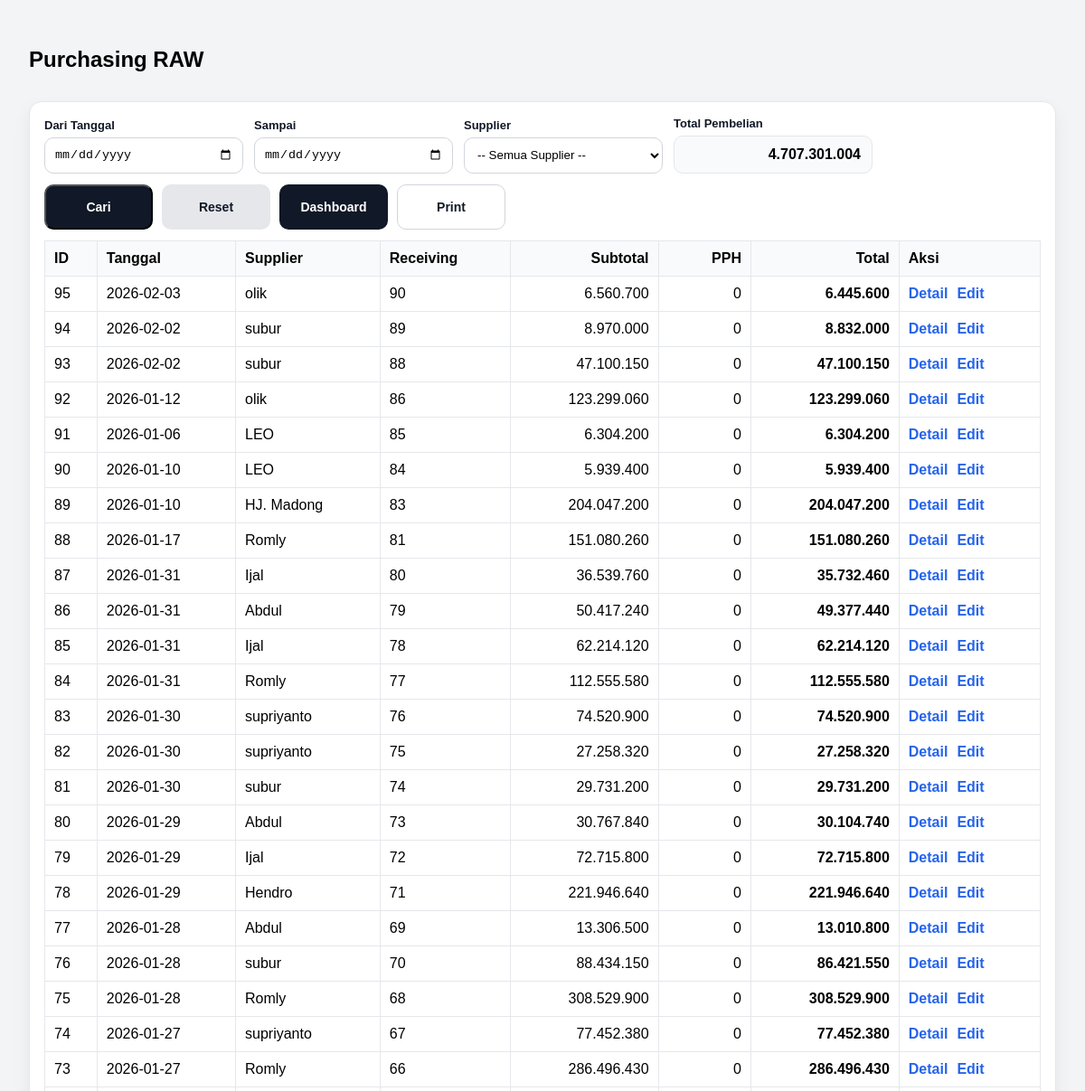
The page /invoice/list (signed in, upper part) on the database as committed earlier.
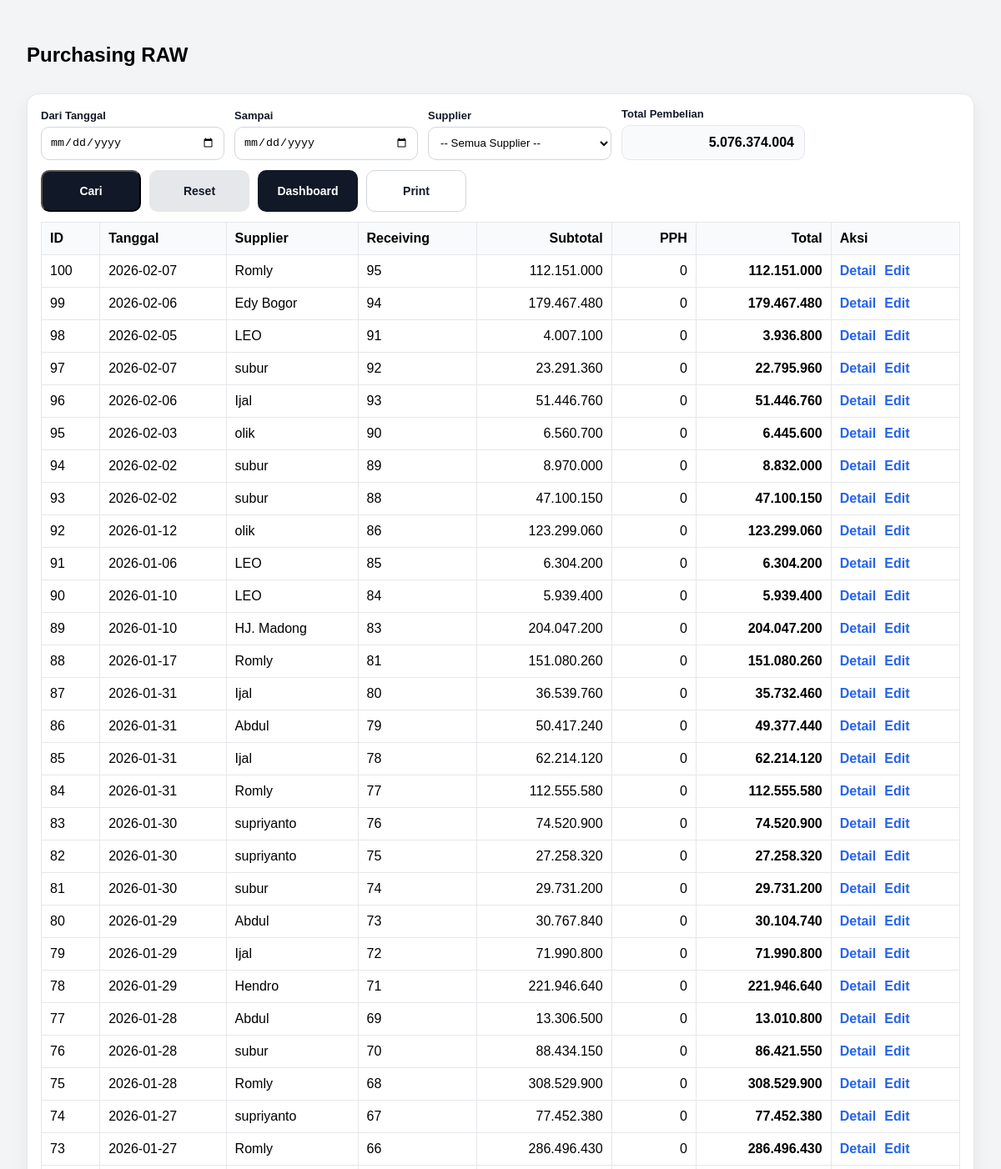
The same page on the database as committed later.
### tables this page shows
CREATE TABLE invoice_header
                (
                    id
                    INTEGER
                    PRIMARY
                    KEY
                    AUTOINCREMENT,
                    receiving_id
                    INTEGER
                    NOT
                    NULL,
                    tanggal
                    TEXT
                    NOT
                    NULL,
                    supplier
                    TEXT
                    NOT
                    NULL,
                    price_points_json
                    TEXT, -- simpan patokan 40/50/60/70 dalam JSON
                    pph_rate
                    REAL
                    DEFAULT
                    0.0025,
                    subtotal
                    REAL
                    DEFAULT
                    0,
                    pph
                    REAL
                    DEFAULT
                    0,
                    total
                    REAL
                    DEFAULT
                    0,
                    created_at
                    TEXT
                    DEFAULT (
                    datetime
                (
                    'now',
                    'localtime'
                )), status TEXT DEFAULT 'ACTIVE', due_date TEXT, payment_type TEXT DEFAULT 'TRANSFER', cash_deduct_per_kg REAL DEFAULT 0, reject_kg REAL DEFAULT 0, reject_price REAL DEFAULT 0, cash_deduct_total REAL DEFAULT 0, reject_total REAL DEFAULT 0, tempo_hari INTEGER DEFAULT 0, total_kg REAL DEFAULT 0, pph_amount REAL DEFAULT 0,
                    FOREIGN KEY
                (
                    receiving_id
                ) REFERENCES receiving_header
                (
                    id
                )
                    );

### app.py (the view)
@app.route("/invoice/list")
def invoice_list():
    if not require_login():
        return redirect(url_for("login"))
    start = (request.args.get("start") or "").strip()
    end = (request.args.get("end") or "").strip()
    supplier_q = (request.args.get("supplier") or "").strip()
    conn = get_conn()
    where = ["status!='VOID'"]
    params = []
    if start and end:
        where.append("tanggal BETWEEN ? AND ?")
        params.extend([start, end])
    elif start:
        where.append("tanggal >= ?")
        params.append(start)
    elif end:
        where.append("tanggal <= ?")
        params.append(end)
    if supplier_q:
        where.append("LOWER(TRIM(supplier)) = ?")
        params.append(supplier_q.lower())
    where_sql = "WHERE " + " AND ".join(where)
    print("INVOICE LIST SQL:", where_sql, "PARAMS:", params)
    rows = conn.execute(f"""
        SELECT id, receiving_id, tanggal, supplier, subtotal, pph, total, status, created_at
        FROM invoice_header
        {where_sql}
        ORDER BY id DESC
        LIMIT 200
    """, params).fetchall()
    total_beli_row = conn.execute(f"""
        SELECT COALESCE(SUM(COALESCE(total,0)),0) AS total_beli
        FROM invoice_header
        {where_sql}
    """, params).fetchone()
    total_beli = float(total_beli_row["total_beli"] or 0)
    conn.close()
    return render_template(
        "invoice_list.html",
        rows=[dict(r) for r in rows],
        start=start,
        end=end,
        supplier=supplier_q,
        total_beli=total_beli
    )

### app.py (called while the page is built)
def require_login() -> bool:
    return bool(session.get("user"))

### db.py (called while the page is built)
def get_conn():
    conn = sqlite3.connect(
        DB_NAME,
        timeout=10,              # tunggu 10 detik sebelum error
        isolation_level=None     # autocommit mode (lebih aman utk web)
    )
    conn.row_factory = sqlite3.Row
    conn.execute("PRAGMA foreign_keys = ON;")
    conn.execute("PRAGMA journal_mode = WAL;")  # penting!
    return conn

### templates/invoice_list.html (shortened to what this page needs)
<!doctype html>
<html lang="id">
<head>
</head>
<body>
  <div class="top">
    <h2>Purchasing RAW</h2>
  </div>
  <div class="card">
   <form method="get" action="/invoice/list" class="filter-row">
  <div class="filter-item">
    <label>Dari Tanggal</label>
    <input type="date" name="start" value="{{ start or '' }}">
  </div>
  <div class="filter-item">
    <label>Sampai</label>
    <input type="date" name="end" value="{{ end or '' }}">
  </div>
  <div class="filter-item">
    <label>Supplier</label>
    <select id="supplier" name="supplier"></select>
  </div>
  <div class="filter-item summary-inline">
    <label>Total Pembelian</label>
    <div class="summary-pill">
      {{ "{:,.0f}".format(total_beli or 0).replace(",", ".") }}
    </div>
  </div>
  <div class="filter-actions">
    <button class="btn btn-secondary" type="submit">Cari</button>
    <a class="btn btn-ghost" href="/invoice/list">Reset</a>
    <a class="btn btn-secondary" href="/dashboard">Dashboard</a>
    <a class="btn btn-outline"
       href="/invoice/list/print?start={{ start or '' }}&end={{ end or '' }}&supplier={{ supplier or '' }}">
      Print
    </a>
  </div>
</form>
    <table>
      <thead>
        <tr>
          <th>ID</th>
          <th>Tanggal</th>
          <th>Supplier</th>
          <th>Receiving</th>
          <th class="right">Subtotal</th>
          <th class="right">PPH</th>
          <th class="right">Total</th>
          <th>Aksi</th>
        </tr>
      </thead>
      <tbody>
        {% for r in rows %}
        <tr>
          <td>{{ r.id }}</td>
          <td>{{ r.tanggal }}</td>
          <td>{{ r.supplier }}</td>
          <td>{{ r.receiving_id }}</td>
          <td class="right">{{ "{:,.0f}".format(r.subtotal or 0).replace(",", ".") }}</td>
          <td class="right">{{ "{:,.0f}".format(r.pph or 0).replace(",", ".") }}</td>
          <td class="right"><b>{{ "{:,.0f}".format(r.total or 0).replace(",", ".") }}</b></td>
          <td>
            <div class="aksi">
              <a href="/invoice/{{ r.id }}">Detail</a>
              <a href="/invoice/edit/{{ r.id }}">Edit</a>
            </div>
          </td>
        </tr>
        {% endfor %}
      </tbody>
    </table>
  </div>
</body>
</html>

Rows that differ between the two databases and show on the page:
added invoice_header: id "100", tanggal "2026-02-07", supplier "Romly", receiving_id "95", subtotal "112.151.000", pph "0", total "112.151.000"
added invoice_header: id "99", tanggal "2026-02-06", supplier "Edy Bogor", receiving_id "94", subtotal "179.467.480", pph "0", total "179.467.480"
added invoice_header: id "98", tanggal "2026-02-05", supplier "LEO", receiving_id "91", subtotal "4.007.100", pph "0", total "3.936.800"
added invoice_header: id "97", tanggal "2026-02-07", supplier "subur", receiving_id "92", subtotal "23.291.360", pph "0", total "22.795.960"
added invoice_header: id "96", tanggal "2026-02-06", supplier "Ijal", receiving_id "93", subtotal "51.446.760", pph "0", total "51.446.760"
changed invoice_header id 79: subtotal "72.715.800" → "71.990.800"; total "72.715.800" → "71.990.800"
Other text that changed with them:
{{ "{:,.0f}".format(total_beli or 0).replace(",", ".") }}: "4.707.301.004" → "5.076.374.004"
